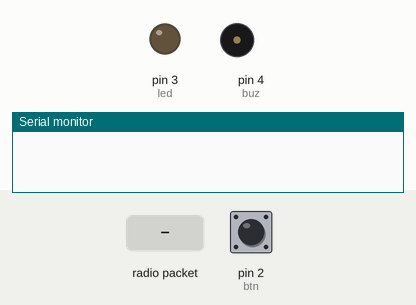
This sketch was run on a simulated Arduino Uno, built with avr-gcc and run on an emulated ATmega328P. Parts: output pins drawn as LEDs (lit = HIGH), buzzer (waves = sounding), the last lines printed to the serial monitor. The test bench sets the inputs (shaded band); at power-on: pin 2 (btn) LOW. No radio packets arrive unless stated.

Above: at 1.2 s.
1.3 s: radio packet "h" arrives
At 1.7 s:
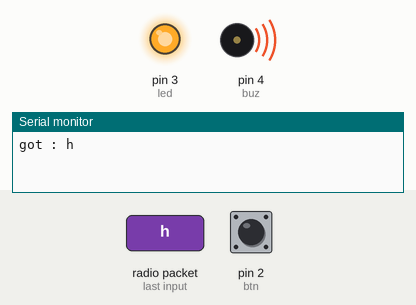
Timing chart, 0 to 4.3 s (numbered marks = the images above; inputs shaded):
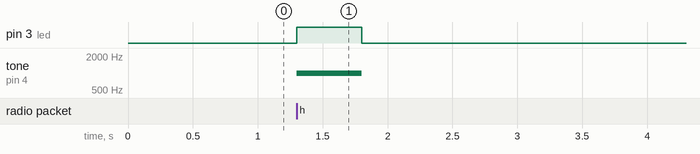

Measured:
- after the input at 1.3 s, pin 3 (led): LOW → HIGH at once, → LOW 0.50 s later; tone on pin 4 (buz): silent → 1000 Hz at once, → silent 0.50 s later

The sketch:

rx.ino
```cpp
#include <RH_ASK.h>
#include <SPI.h>

RH_ASK driver;
int btn = 2;
int led = 3;
int buz = 4;

void setup()
{
  Serial.begin(9600);
  pinMode(btn, INPUT);
  pinMode(led, OUTPUT);
  pinMode(buz, OUTPUT);
  if (!driver.init())
    Serial.println("init failed");
}

void loop()
{
  uint8_t buf[RH_ASK_MAX_MESSAGE_LEN];
  uint8_t buflen = sizeof(buf);

  if (driver.recv(buf, &buflen))
  {
    //driver.printBuffer("Got:", buf, buflen);
    if (buf[0] == 104) {
      Serial.print("got : ");
      Serial.write(buf, buflen);
      Serial.println();
      if (digitalRead(btn) == LOW) {
        digitalWrite(led, HIGH);
        tone(buz, 1000);
        delay(500);
        digitalWrite(led, LOW);
        noTone(buz);
        delay(500);
      }
    }
  }
}
```
